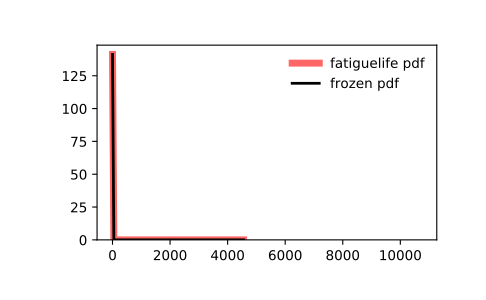

Reproduce this figure in Python.
from scipy.stats import fatiguelife
import matplotlib.pyplot as plt
fig, ax = plt.subplots(1, 1)

# Calculate a few first moments:

c = 29
mean, var, skew, kurt = fatiguelife.stats(c, moments='mvsk')

# Display the probability density function (``pdf``):

x = np.linspace(fatiguelife.ppf(0.01, c),
                fatiguelife.ppf(0.99, c), 100)
ax.plot(x, fatiguelife.pdf(x, c),
       'r-', lw=5, alpha=0.6, label='fatiguelife pdf')

# Alternatively, the distribution object can be called (as a function)
# to fix the shape, location and scale parameters. This returns a "frozen"
# RV object holding the given parameters fixed.

# Freeze the distribution and display the frozen ``pdf``:

rv = fatiguelife(c)
ax.plot(x, rv.pdf(x), 'k-', lw=2, label='frozen pdf')

# Check accuracy of ``cdf`` and ``ppf``:

vals = fatiguelife.ppf([0.001, 0.5, 0.999], c)
np.allclose([0.001, 0.5, 0.999], fatiguelife.cdf(vals, c))
# True

# Generate random numbers:

r = fatiguelife.rvs(c, size=1000)

# And compare the histogram:

ax.hist(r, density=True, histtype='stepfilled', alpha=0.2)
ax.legend(loc='best', frameon=False)
plt.show()
